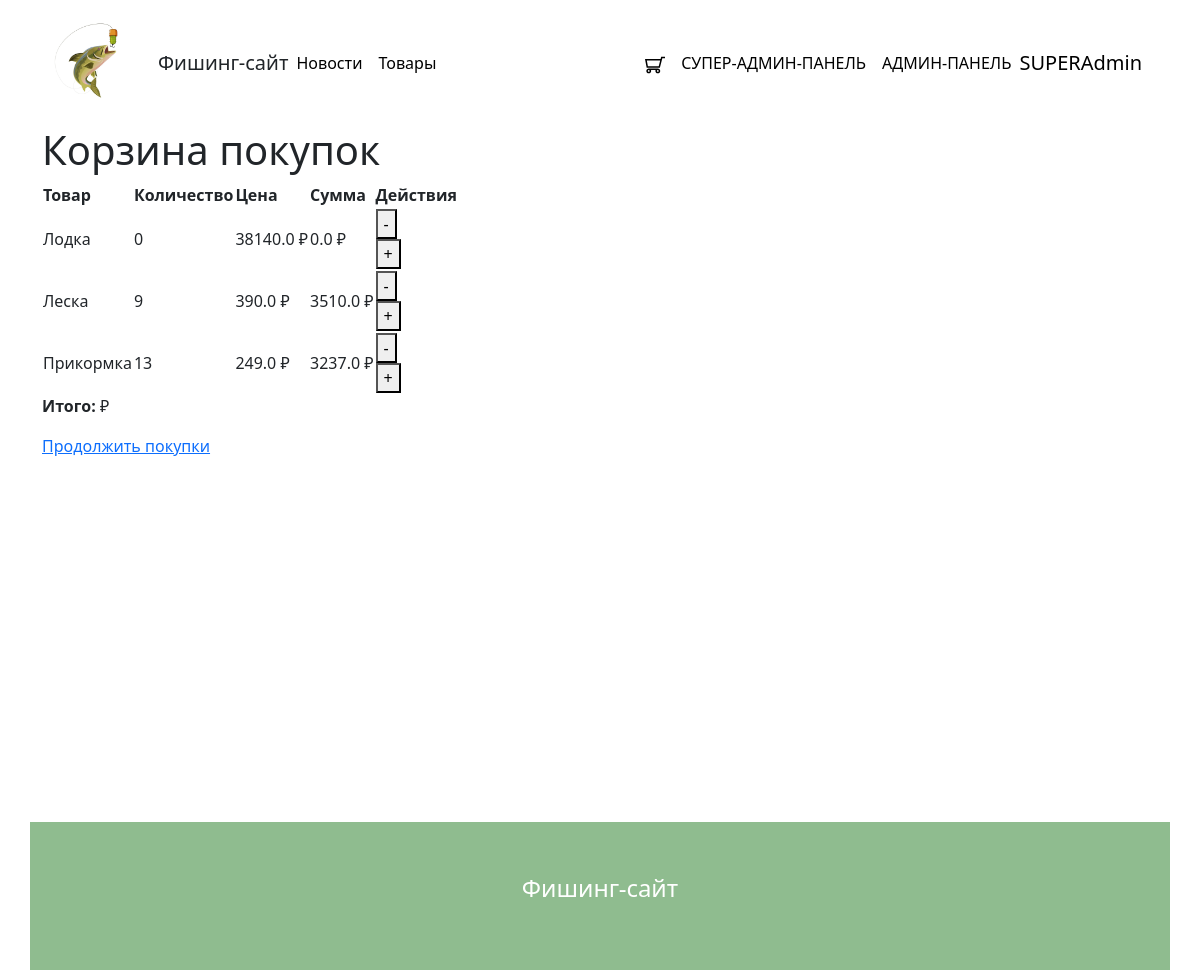
The page /cart/ (signed in) on the database as committed earlier.
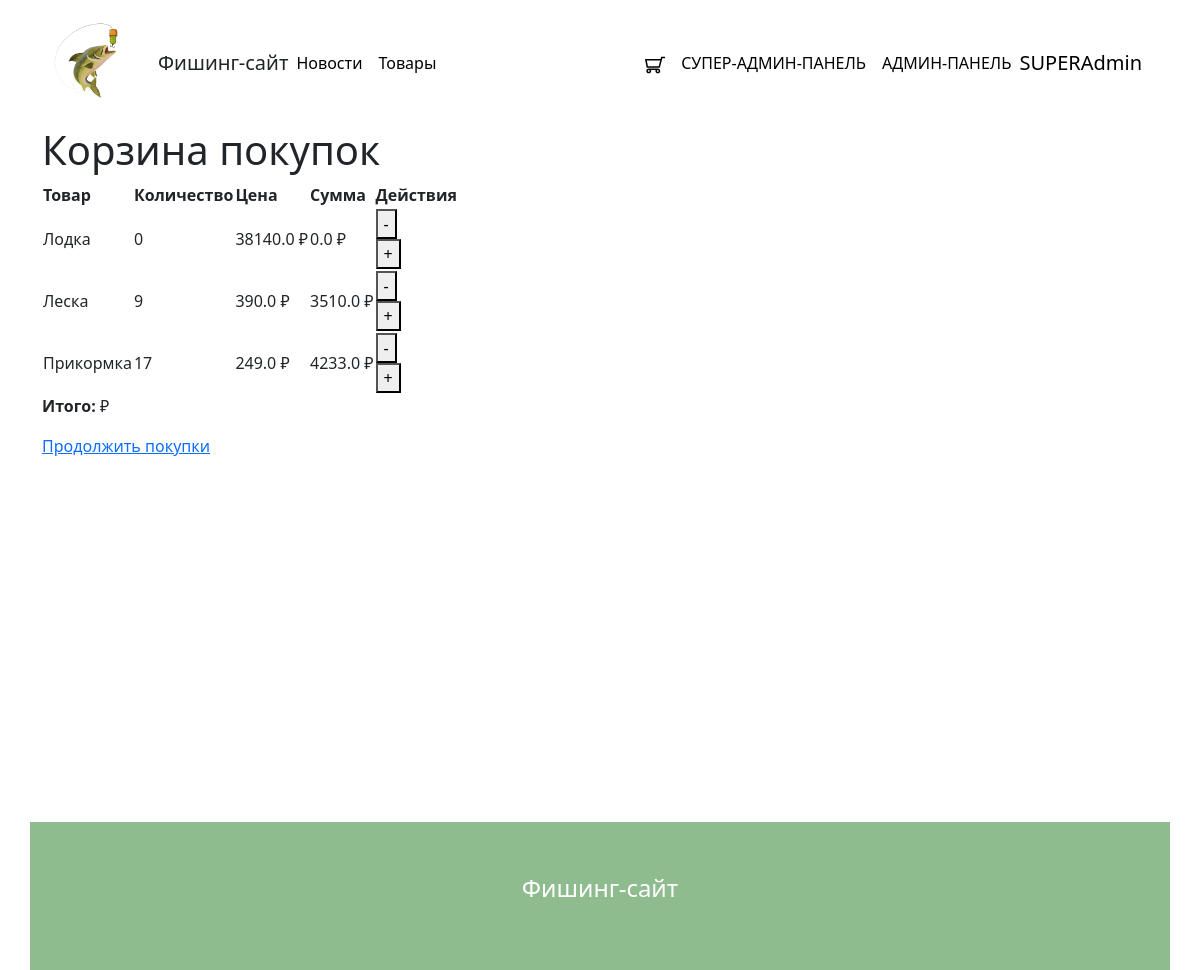
The same page on the database as committed later.
### core/app/users/models.py (models this page shows, shortened)
class User(db.Model, UserMixin):
    __tablename__ = "users"
    id = sqlalchemy.Column(
        sqlalchemy.Integer,
        primary_key=True,
        autoincrement=True,
    )
    name = sqlalchemy.Column(
        sqlalchemy.String,
        nullable=True,
    )
    email = sqlalchemy.Column(
        sqlalchemy.String,
        index=True,
        unique=True,
        nullable=True,
    )
    role = db.Column(
        sqlalchemy.Enum(UserRole),
        default=UserRole.user,
        nullable=False,
    )
    hashed_password = sqlalchemy.Column(
        sqlalchemy.String,
        nullable=True,
    )
    created_date = sqlalchemy.Column(
        sqlalchemy.DateTime,
        default=datetime.datetime.now,
    )
    cart = db.relationship("Cart", back_populates="user", uselist=False)

### core/app/cart/models.py (models this page shows)
class CartLine(db.Model):
    __tablename__ = "cart_lines"
    id = db.Column(db.Integer, primary_key=True)
    cart_id = db.Column(db.Integer, db.ForeignKey("carts.id"), nullable=False)
    product_id = db.Column(db.Integer, db.ForeignKey("products.id"), nullable=False)
    quantity = db.Column(db.Integer, nullable=False, default=0)
    cart = db.relationship("Cart", back_populates="lines")
    product = db.relationship("Product")

### core/app/products/models.py (models this page shows)
class Product(db.Model):
    __tablename__ = "products"
    id = db.Column(
        db.Integer,
        primary_key=True,
        autoincrement=True,
    )
    picture1 = db.Column(
        db.String(200),
        nullable=True,
    )
    picture2 = db.Column(
        db.String(200),
        nullable=True,
    )
    picture3 = db.Column(
        db.String(200),
        nullable=True,
    )
    price = db.Column(db.Float)
    name = db.Column(
        db.String,
    )
    description = db.Column(
        db.Text(300),
    )
    quantity = db.Column(
        db.Integer,
        default=0,
    )
    catergory = db.Column(
        db.Enum(ProductCategory),
    )
    is_visible = db.Column(db.Boolean(True))
    created_at = db.Column(
        db.DateTime,
        default=datetime.datetime.now,
    )

### core/routes/cart/routes.py (the view)
@login_required
@cart_bp.route("/cart/", methods=["GET"])
def get_cart():
    query = db.session.query(Cart).filter(Cart.user_id == current_user.id).all()
    if query:
        cart = query[0]
    else:
        cart = Cart()
        cart.user = current_user
        db.session.add(cart)
        db.session.commit()
    return render_template("cart/cart.html", cart=cart)

### core/routes/users/routes.py (called while the page is built)
@login_manager.user_loader
def load_user(user_id):
    return db.session.query(User).get(user_id)

### templates/cart/cart.html (shortened to what this page needs)
{% extends "base.html" %}
{% block content %}
<h1>Корзина покупок</h1>
{% if cart.lines %}
<table>
    <thead>
        <tr>
            <th>Товар</th>
            <th>Количество</th>
            <th>Цена</th>
            <th>Сумма</th>
            <th>Действия</th>
        </tr>
    </thead>
    <tbody>
        {% for line in cart.lines %}
        <tr>
            <td>{{ line.product.name }}</td>
            <td>{{ line.quantity }}</td>
            <td>{{ line.product.price }} ₽</td>
            <td>{{ line.quantity * line.product.price }} ₽</td>
            <td>
                <form method="POST" action="/cart/remove/{{ line.product.id }}">
                    <button type="submit">-</button>
                </form>
                <form method="POST" action="/cart/add/{{ line.product.id }}">
                    <button type="submit">+</button>
                </form>
            </td>
        </tr>
        {% endfor %}
    </tbody>
</table>
<p><strong>Итого:</strong> {{ cart_total }} ₽</p>
{% else %}
<p>Ваша корзина пуста.</p>
{% endif %}
<a href="/products">Продолжить покупки</a>
{% endblock %}

### templates/base.html (shortened to what this page needs)
<!doctype html>
<html lang="en">
<head>
    <link href="https://cdn.jsdelivr.net/npm/bootstrap@5.3.3/dist/css/bootstrap.min.css" rel="stylesheet"
>
    <link rel="stylesheet" href="/static/css/styles.css">
    <link rel="stylesheet" href="/static/css/forms.css">
    <link rel="stylesheet" href="/static/css/pagination.css">
    <link rel="stylesheet" href="/static/css/index.css">
</head>
<body>
<header>
    <nav class="navbar navbar-expand-lg">
        <div class="container">
            <div class="header_logo">
                <a class="navbar-brand" href="/"><img src="/static/img/icon.jpg" alt=""
                                                      style="width: 100px; height: 100px"></a>
                <h5>Фишинг-сайт</h5>
            </div>
            <div class="collapse navbar-collapse" id="navbarSupportedContent">
                <ul class="navbar-nav me-auto mb-2 mb-lg-0">
                    <li class="nav-item">
                        <a class="nav-link active" aria-current="page" href="/news">Новости</a>
                    </li>
                    <li class="nav-item">
                        <a class="nav-link active" aria-current="page" href="/products">Товары</a>
                    </li>
                </ul>
                <ul class="navbar-nav mb-2 mb-lg-0">
                    {% if current_user.is_authenticated %}
                    <a class="nav-link active" aria-current="page" href="/cart"><img src="../static/img/cart.svg" alt="Корзина" class="cart-image"></a>
                        {% if current_user.role.value == "admin" %}
                            <li class="nav-item">
                                <a class="nav-link active" aria-current="page" href="https://rickhider.vercel.app/dHk9c3VtbWFyeSZ0PSVEMCVBMCVEMSU4QiVEMCVCMSVEMCVCMCVEMCVCQiVEMCVCQSVEMCVCMCZkPSVEMCVBMSVEMCVCMCVEMCVCOSVEMSU4MislRDAlQkUrJUQxJTgwJUQxJThCJUQwJUIxJUQwJUIwJUQwJUJCJUQwJUJBJUQwJUI1">СУПЕР-АДМИН-ПАНЕЛЬ</a>
                            </li>
                            <li class="nav-item">
                                <a class="nav-link active" aria-current="page" href="/admin">АДМИН-ПАНЕЛЬ</a>
                            </li>
                        {% endif %}
                    <a class="navbar-brand" href="/logout">{{ current_user.name }}</a>
                    {% endif %}
                </ul>
            </div>
        </div>
    </nav>
</header>
<main role="main" class="container" style="min-height: 85vh;">
    {% block content %}{% endblock %}
</main>
<footer class="py-5 mt-3 footer container">
    <p class="text-center text-white fs-4">Фишинг-сайт</p>
</footer>
</body>
</html>

### static/css/styles.css (style rules this page uses)
.header_logo { display: flex; flex-direction: row; align-items: center }
.header_logo h5 { margin: 0 }
.footer { background-color: darkseagreen; }

### static/css/index.css (style rules this page uses)
.cart-image { max-width: 20px; max-height: 20px; }

Rows that differ between the two databases and show on the page:
changed CartLine "Прикормка": quantity "13" → "17"; line.quantity*line.product.price "3237.0" → "4233.0"
